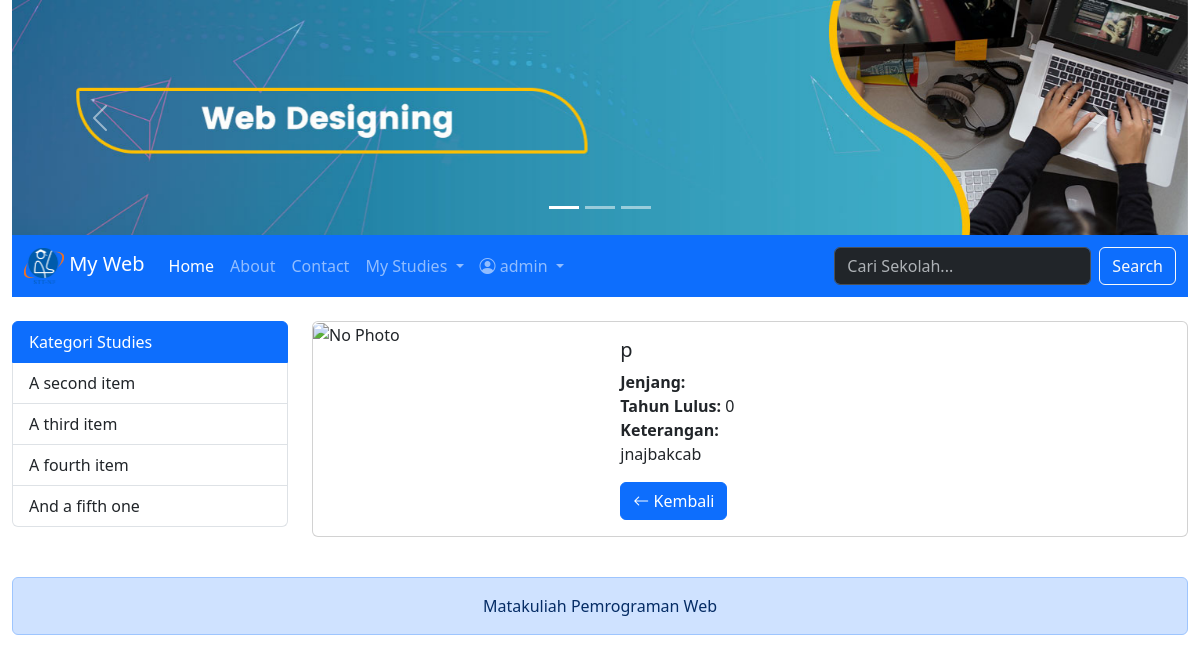
The app's page /index.php?hal=studies_detail&id=12 (signed in) with its own data.
### tables this page shows
CREATE TABLE `studies` (
  `id` int(11) NOT NULL,
  `nama` varchar(100) NOT NULL,
  `idlevel` int(11) DEFAULT NULL,
  `keterangan` text DEFAULT NULL,
  `tahun_lulus` year(4) DEFAULT NULL,
  `foto_sekolah` varchar(100) DEFAULT NULL
);

### models/Studies.php (called while the page is built, shortened)
<?php
class Studies
{
    private $koneksi;
    public function __construct()
    {
        global $dbh;
        if ($dbh) {
            $this->koneksi = $dbh;
        } else {
            include_once 'koneksi.php';
            $this->koneksi = $dbh;
        }
    }
    public function getStudies($id)
    {
        try {
            $sql = "SELECT studies.*, level.nama AS nama_level
                    FROM studies
                    INNER JOIN level ON level.id = studies.idlevel
                    WHERE studies.id = ?";
            $ps = $this->koneksi->prepare($sql);
            $ps->execute([$id]);
            return $ps->fetch();
        } catch (PDOException $e) {
            die("Error Detail: " . $e->getMessage());
        }
    }
}

### studies_detail.php (the view)
<?php
$id = $_REQUEST['id'];
$model = new Studies();
$rs = $model->getStudies($id);
?>
<div class="card mb-3">
    <div class="row g-0">
        <div class="col-md-4">
            <?php
            if (!empty($rs['foto_sekolah']) && file_exists('IMG/' . $rs['foto_sekolah'])) {
            ?>
                <img src="IMG/<?= $rs['foto_sekolah'] ?>" class="img-fluid rounded-start" alt="Foto Sekolah" />
            <?php
            } else {
            ?>
                <img src="IMG/nophoto.jpg" class="img-fluid rounded-start" alt="No Photo" />
            <?php } ?>
        </div>
        <div class="col-md-8">
            <div class="card-body">
                <h5 class="card-title"><?= $rs['nama'] ?></h5>
                <p class="card-text">
                    <strong>Jenjang:</strong> <?= $rs['tingkat'] ?> <br />
                    <strong>Tahun Lulus:</strong> <?= $rs['tahun_lulus'] ?> <br />
                    <strong>Keterangan:</strong> <br />
                    <?= $rs['keterangan'] ?>
                </p>
                <p class="card-text">
                    <a href="index.php?hal=studies_list" class="btn btn-primary">
                        <i class="bi bi-arrow-left"></i> Kembali
                    </a>
                </p>
            </div>
        </div>
    </div>
</div>

### records on screen
studies: nama "p", tahun_lulus "0", keterangan "jnajbakcab"

### other values on screen
$_SESSION['MEMBER']['username'] "admin"
